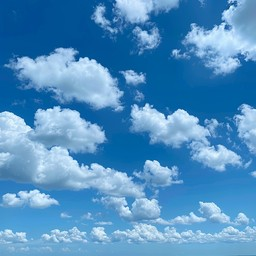
#> input picture Sky.jpg, 256 x 256 px
$ python prg68_sky.py
#> lines starting #> are read from the running program, lines starting #| are printed output that depends on the picture
# Доп. библиотека PIL (pillow)
from PIL import ImageDraw, Image

# создаем и рисуем original.jpg
# холст
try:
    sky_canvas = Image.open('Sky.jpg')
#> sky_canvas is the input picture: PIL image 256x256 RGB; mean R, G, B 80.8, 144.5, 194.4
except FileNotFoundError:
    print('Файл не найден')

crop = sky_canvas.crop((0, 0, 200, 200))
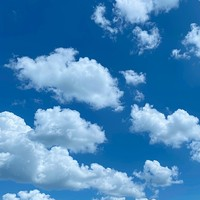
#> crop: PIL image 200x200 RGB; mean R, G, B 71.3, 135.5, 187
crop.save('sky_canvas.jpg')

sky_canvas = Image.open('sky_canvas.jpg')
#> sky_canvas: PIL image 200x200 RGB
# создаём рисовальщик
draw = ImageDraw.Draw(sky_canvas)

draw.rectangle((0, 0, 200, 200), fill=None, outline=(0, 0, 0), width=10)
draw.line((100,0, 100,200), fill=(0, 0, 0), width=10)
draw.line((0,100, 200,100), fill=(0, 0, 0), width=10)
sky_canvas.save('sky_canvas_2.jpg')
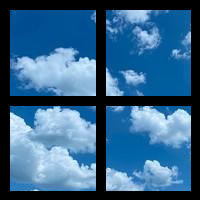
#> saved as sky_canvas_2.jpg: PIL image 200x200 RGB; mean R, G, B 53.5, 99.8, 136.8


"""
# создаем и рисуем original.jpg
# холст
canvas = Image.new("RGB", (200, 200), (255, 255, 255))

# создаём рисовальщик
draw = ImageDraw.Draw(canvas)

draw.line((0, 0, 200, 200), fill=(244, 0, 0), width=3)

# canvas.save('line.png', 'PNG')
# рисуем прямоугольник
draw.rectangle((0, 0, 50, 50), (0, 0, 255), outline=(255, 200, 100), width=4)

canvas.save('line_rest.png', 'PNG')
"""
"""
# рисуем полигон (треугольник)
draw.polygon(xy=
             ((200,200),
             (150,200),
             (200,150)), fill='red')
canvas.save('canvas_poli.jpg')
"""
